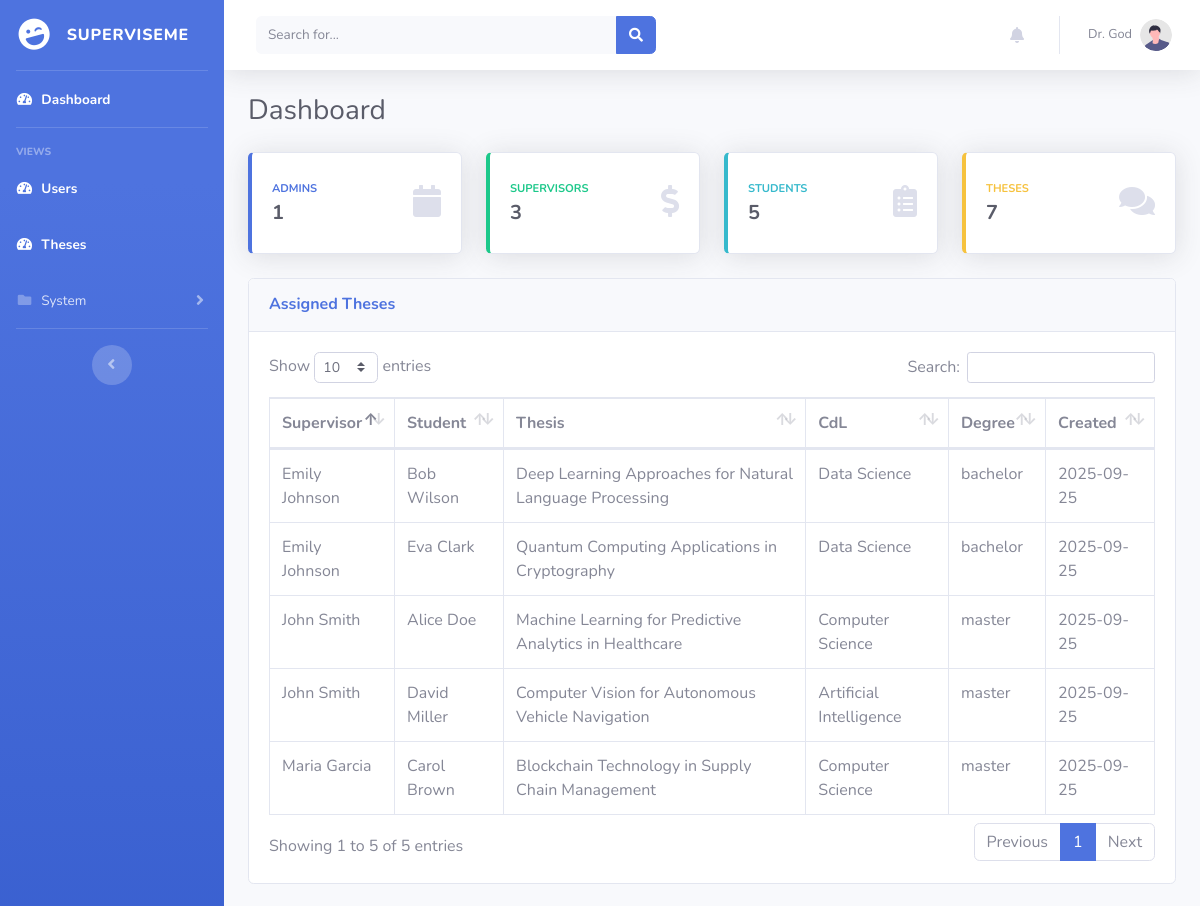
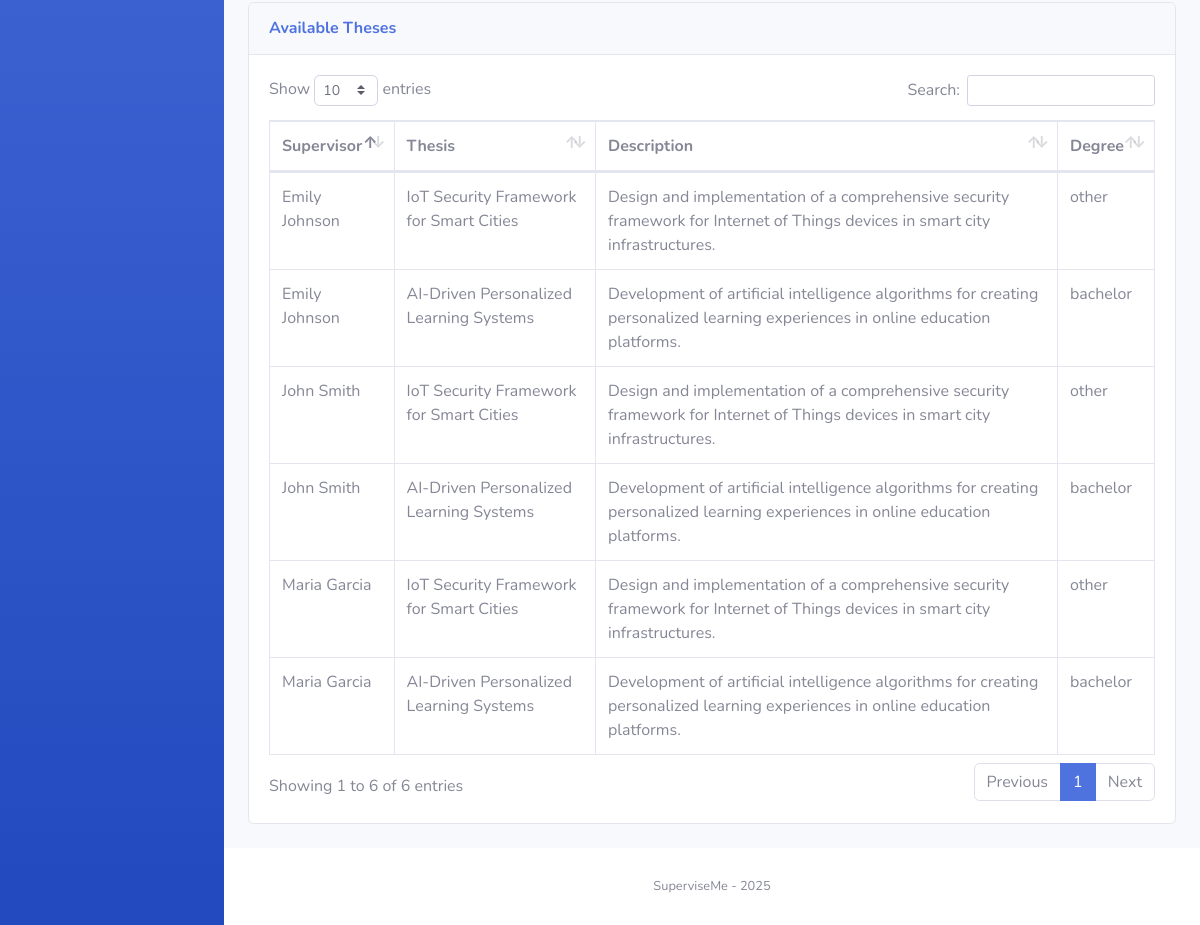
/admin/dashboard (signed in), run on the app's committed database (2 pictures, top to bottom).
### superviseme/models.py (models this page shows)
class User_mgmt(UserMixin, db.Model):
    __tablename__ = "user_mgmt"
    id = db.Column(db.Integer, primary_key=True)
    username = db.Column(db.String(50), nullable=False, unique=True)
    name = db.Column(db.String(15))
    surname = db.Column(db.String(15))
    cdl = db.Column(db.String(15))
    email = db.Column(db.String(50), nullable=False, unique=True)
    password = db.Column(db.String(80), nullable=False)
    user_type = db.Column(db.String(10), nullable=False, default="student")
    joined_on = db.Column(db.Integer, nullable=False)
    gender = db.Column(db.String(10), default=None)
    nationality = db.Column(db.String(15), default=None)
    last_activity = db.Column(db.Integer, nullable=True)  # Track last activity timestamp
    last_activity_location = db.Column(db.String(100), nullable=True)  # Track where they were last active
    telegram_user_id = db.Column(db.String(50), nullable=True)  # Telegram user ID for bot notifications
    telegram_enabled = db.Column(db.Boolean, default=False, nullable=False)  # Enable/disable Telegram notifications
    telegram_notification_types = db.Column(db.Text, nullable=True)  # JSON string of enabled notification types
    thesis = db.relationship("Thesis", backref="author", lazy=True)

class Thesis(db.Model):
    __tablename__ = "thesis"
    id = db.Column(db.Integer, primary_key=True)
    title = db.Column(db.String(100), nullable=False)
    description = db.Column(db.Text, nullable=False)
    author_id = db.Column(db.Integer, db.ForeignKey("user_mgmt.id"), nullable=True)
    frozen = db.Column(db.Boolean, default=False)
    level = db.Column(db.Text, nullable=True)
    created_at = db.Column(db.Integer, nullable=False)

### superviseme/routes/admin.py (the view)
@admin.route("/admin/dashboard")
@login_required
def dashboard():
    privilege_check = check_privileges(current_user.username, role="admin")
    if privilege_check is not True:
        return privilege_check
    user_counts = {
        "students": User_mgmt.query.filter_by(user_type="student").count(),
        "supervisors": User_mgmt.query.filter_by(user_type="supervisor").count(),
        "admins": User_mgmt.query.filter_by(user_type="admin").count(),
    }
    thesis_counts = {
        "total": Thesis.query.count(),
    }
    supervisors = User_mgmt.query.filter_by(user_type="supervisor").all()
    theses_by_supervisor = {}
    for supervisor in supervisors:
        theses = Thesis_Supervisor.query.filter_by(supervisor_id=supervisor.id).all()
        theses_by_supervisor[supervisor] = [
                    {
                        "thesis": Thesis.query.filter(Thesis.id == thesis.id, Thesis.author_id.isnot(None)).first(),
                        "student": db.session.execute(
                                    select(User_mgmt)
                                    .join(Thesis, Thesis.author_id == User_mgmt.id)
                                    .where(
                                        and_(Thesis.id == thesis.id, Thesis.author_id.isnot(None))
                                    )
                                ).scalars().first()
                    } for thesis in theses
                ]
    theses_by_supervisor = {
        supervisor: [t for t in theses if t["student"] is not None]
        for supervisor, theses in theses_by_supervisor.items()
    }
    available_theses_by_supervisor = defaultdict(list)
    available_theses = Thesis.query.filter(Thesis.author_id.is_(None)).all()
    for supervisor in supervisors:
        available_theses_by_supervisor[supervisor].extend(
            [{"thesis": thesis} for thesis in available_theses]
        )
    return render_template("/admin/admin_dashboard.html", current_user=current_user,
                           user_counts=user_counts, thesis_counts=thesis_counts,
                           theses_by_supervisor=theses_by_supervisor, available_theses=available_theses_by_supervisor, datetime=datetime, dt=datetime.datetime.fromtimestamp, str=str)

### superviseme/templates/admin/admin_dashboard.html
{% include 'admin/components/header.html' %}
<body id="page-top">
    <div id="wrapper">
        {% include 'admin/components/sidebar.html' %}
        <div id="content-wrapper" class="d-flex flex-column">
            <div id="content">
                {% include 'admin/components/topbar.html' %}
                <div class="container-fluid">
                    <div class="d-sm-flex align-items-center justify-content-between mb-4">
                        <h1 class="h3 mb-0 text-gray-800">Dashboard</h1>
                    </div>
                    <div class="row">
                        <div class="col-xl-3 col-md-6 mb-4">
                            <div class="card border-left-primary shadow h-100 py-2">
                                <div class="card-body">
                                    <div class="row no-gutters align-items-center">
                                        <div class="col mr-2">
                                            <div class="text-xs font-weight-bold text-primary text-uppercase mb-1">
                                                Admins </div>
                                            <div class="h5 mb-0 font-weight-bold text-gray-800">{{ user_counts['admins'] }}</div>
                                        </div>
                                        <div class="col-auto">
                                            <i class="fas fa-calendar fa-2x text-gray-300"></i>
                                        </div>
                                    </div>
                                </div>
                            </div>
                        </div>
                        <div class="col-xl-3 col-md-6 mb-4">
                            <div class="card border-left-success shadow h-100 py-2">
                                <div class="card-body">
                                    <div class="row no-gutters align-items-center">
                                        <div class="col mr-2">
                                            <div class="text-xs font-weight-bold text-success text-uppercase mb-1">
                                                Supervisors</div>
                                            <div class="h5 mb-0 font-weight-bold text-gray-800">{{ user_counts['supervisors'] }}</div>
                                        </div>
                                        <div class="col-auto">
                                            <i class="fas fa-dollar-sign fa-2x text-gray-300"></i>
                                        </div>
                                    </div>
                                </div>
                            </div>
                        </div>
                        <div class="col-xl-3 col-md-6 mb-4">
                            <div class="card border-left-info shadow h-100 py-2">
                                <div class="card-body">
                                    <div class="row no-gutters align-items-center">
                                        <div class="col mr-2">
                                            <div class="text-xs font-weight-bold text-info text-uppercase mb-1">Students
                                            </div>
                                            <div class="row no-gutters align-items-center">
                                                <div class="col-auto">
                                                    <div class="h5 mb-0 mr-3 font-weight-bold text-gray-800">{{ user_counts['students'] }}</div>
                                                </div>
                                            </div>
                                        </div>
                                        <div class="col-auto">
                                            <i class="fas fa-clipboard-list fa-2x text-gray-300"></i>
                                        </div>
                                    </div>
                                </div>
                            </div>
                        </div>
                        <div class="col-xl-3 col-md-6 mb-4">
                            <div class="card border-left-warning shadow h-100 py-2">
                                <div class="card-body">
                                    <div class="row no-gutters align-items-center">
                                        <div class="col mr-2">
                                            <div class="text-xs font-weight-bold text-warning text-uppercase mb-1">
                                                Theses</div>
                                            <div class="h5 mb-0 font-weight-bold text-gray-800"> {{ thesis_counts['total'] }}</div>
                                        </div>
                                        <div class="col-auto">
                                            <i class="fas fa-comments fa-2x text-gray-300"></i>
                                        </div>
                                    </div>
                                </div>
                            </div>
                        </div>
                    </div>
                    <div class="row">
                        <div class="col-xl-12 col-lg-16">
                            <div class="card mb-4">
                                <div class="card-header py-3">
                                    <h6 class="m-0 font-weight-bold text-primary">Assigned Theses</h6>
                                 </div>
                                <div class="card-body">
                                    <div class="table-responsive">
                                    <table class="table table-bordered" id="dataTable" width="100%" cellspacing="0">
                                        <thead>
                                            <tr>
                                                <th>Supervisor</th>
                                                <th>Student</th>
                                                <th>Thesis</th>
                                                <th>CdL</th>
                                                <th>Degree</th>
                                                <th>Created</th>
                                            </tr>
                                        </thead>
                                        <tbody>
                                        {% for l, theses in theses_by_supervisor.items() %}
                                            {% for t in theses %}
                                            <tr>
                                                <td>{{ l.name }} {{ l.surname }}</td>
                                                <td>{{ t['student'].name }} {{ t['student'].surname }}</td>
                                                <td>{{ t['thesis'].title }}</td>
                                                <td>{{ t['student'].cdl }}</td>
                                                <td>{{ t['thesis'].level }}</td>
                                                <td>{{ str(dt(t['thesis'].created_at))[:10] }}</td>
                                            </tr>
                                         {% endfor %}
                                        {% endfor %}
                                        </tbody>
                                    </table>
                                </div>
                                </div>
                            </div>
                        </div>
                    </div>
                    <div class="row">
                        <div class="col-xl-12 col-lg-16">
                            <div class="card mb-4">
                                <div class="card-header py-3">
                                    <h6 class="m-0 font-weight-bold text-primary">Available Theses</h6>
                                 </div>
                                <div class="card-body">
                                    <div class="table-responsive">
                                    <table class="table table-bordered" id="dataTable1" width="100%" cellspacing="0">
                                        <thead>
                                            <tr>
                                                <th>Supervisor</th>
                                                <th>Thesis</th>
                                                <th>Description</th>
                                                <th>Degree</th>
                                            </tr>
                                        </thead>
                                        <tbody>
                                        {% for l, theses in available_theses.items() %}
                                            {% for t in theses %}
                                            <tr>
                                                <td>{{ l.name }} {{ l.surname }}</td>
                                                <td>{{ t['thesis'].title }}</td>
                                                <td>{{ t['thesis'].description }}</td>
                                                <td>{{ t['thesis'].level }}</td>
                                            </tr>
                                         {% endfor %}
                                        {% endfor %}
                                        </tbody>
                                    </table>
                                </div>
                                </div>
                            </div>
                        </div>
                    </div>
                </div>
            </div>
            {% include 'admin/components/footer.html' %}

### superviseme/templates/admin/components/topbar.html (shortened to what this page needs)
<nav class="navbar navbar-expand navbar-light bg-white topbar mb-4 static-top shadow">
                    <form
                        class="d-none d-sm-inline-block form-inline mr-auto ml-md-3 my-2 my-md-0 mw-100 navbar-search"
                        method="POST"
                        action="{% if current_user.user_type == 'admin' %}/admin/search{% elif current_user.user_type == 'supervisor' %}/supervisor/search{% elif current_user.user_type == 'student' %}/student/search{% else %}#{% endif %}">
                        <div class="input-group">
                            <input type="text" class="form-control bg-light border-0 small"
                                   placeholder="Search for..."
                                   name="search_term"
                                   required
                                   minlength="1"
                                   aria-label="Search" aria-describedby="basic-addon2">
                            <div class="input-group-append">
                                <button class="btn btn-primary" type="submit">
                                    <i class="fas fa-search fa-sm"></i>
                                </button>
                            </div>
                        </div>
                    </form>
                    <ul class="navbar-nav ml-auto">
                        <li class="nav-item dropdown no-arrow mx-1">
                            <a class="nav-link dropdown-toggle" href="#" id="alertsDropdown" role="button"
                                data-toggle="dropdown" aria-haspopup="true" aria-expanded="false">
                                <i class="fas fa-bell fa-fw"></i>
                            </a>
                        </li>
                        <li class="nav-item dropdown no-arrow">
                            <a class="nav-link dropdown-toggle" href="#" id="userDropdown" role="button"
                                data-toggle="dropdown" aria-haspopup="true" aria-expanded="false">
                                <span class="mr-2 d-none d-lg-inline text-gray-600 small">{{ current_user.name }} {{ current_user.surname }}</span>
                                <img class="img-profile rounded-circle"
                                    src="{{ url_for('static', filename='assets/img/undraw_profile.svg') }}">
                            </a>
                        </li>
                    </ul>
                </nav>

### data on the page
User_mgmt: name "Dr.", surname "God"
User_mgmt: name "John" "John", surname "Smith" "Smith", name "John" "John", surname "Smith" "Smith"
User_mgmt: student.name "Alice", student.surname "Doe", student.cdl "Computer Science"
Thesis: thesis "Machine Learning for Predictive Analytics in Healthcare", thesis.level "master", created_at "2025-09-25"
User_mgmt: student.name "David", student.surname "Miller", student.cdl "Artificial Intelligence"
Thesis: thesis "Computer Vision for Autonomous Vehicle Navigation", thesis.level "master", created_at "2025-09-25"
User_mgmt: name "Emily" "Emily", surname "Johnson" "Johnson", name "Emily" "Emily", surname "Johnson" "Johnson"
User_mgmt: student.name "Bob", student.surname "Wilson", student.cdl "Data Science"
Thesis: thesis "Deep Learning Approaches for Natural Language Processing", thesis.level "bachelor", created_at "2025-09-25"
User_mgmt: student.name "Eva", student.surname "Clark", student.cdl "Data Science"
Thesis: thesis "Quantum Computing Applications in Cryptography", thesis.level "bachelor", created_at "2025-09-25"
User_mgmt: name "Maria", surname "Garcia", name "Maria" "Maria", surname "Garcia" "Garcia"
User_mgmt: student.name "Carol", student.surname "Brown", student.cdl "Computer Science"
Thesis: thesis "Blockchain Technology in Supply Chain Management", thesis.level "master", created_at "2025-09-25"
Thesis: thesis "IoT Security Framework for Smart Cities" "IoT Security Framework for Smart Cities" "IoT Security Framework for Smart Cities", thesis.description "Design and implementation of a comprehensive security framework for Internet of Things devices in smart city infrastructures." "Design and implementation of a comprehensive security framework for Internet of Things devices in smart city infrastructures." "Design and implementation of a comprehensive security framework for Internet of Things devices in smart city infrastructures.", thesis.level "other" "other" "other"
Thesis: thesis "AI-Driven Personalized Learning Systems" "AI-Driven Personalized Learning Systems" "AI-Driven Personalized Learning Systems", thesis.description "Development of artificial intelligence algorithms for creating personalized learning experiences in online education platforms." "Development of artificial intelligence algorithms for creating personalized learning experiences in online education platforms." "Development of artificial intelligence algorithms for creating personalized learning experiences in online education platforms.", thesis.level "bachelor" "bachelor" "bachelor"

### other printed values
{{ user_counts['admins'] }} "1"
{{ user_counts['supervisors'] }} "3"
{{ user_counts['students'] }} "5"
{{ thesis_counts['total'] }} "7"
